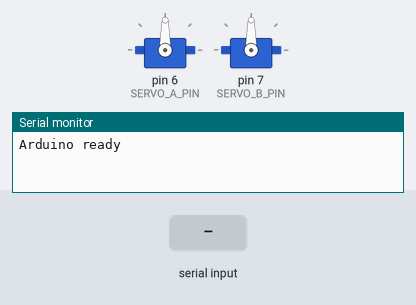
The sketch below on a simulated Arduino Uno, built with avr-gcc and run on an emulated ATmega328P. Shown: 2 × servo, the last lines printed to the serial monitor. Inputs (shaded band) come from the test bench.

Above: at 1.2 s.
1.3 s: "90,45\n" received over Serial
At 1.76 s:
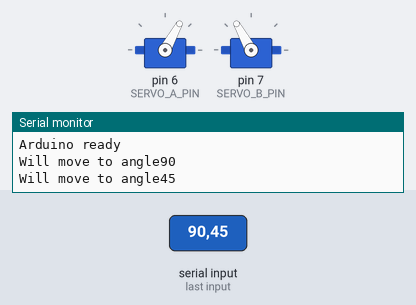
At 3.1 s:
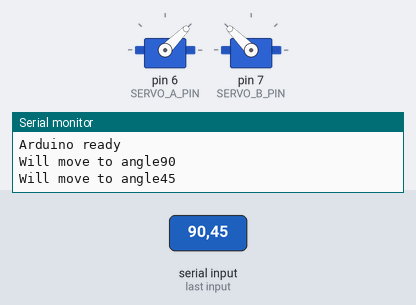
3.4 s: "30,150\n" received over Serial
6.4 s: "5\n" received over Serial
At 9.8 s:
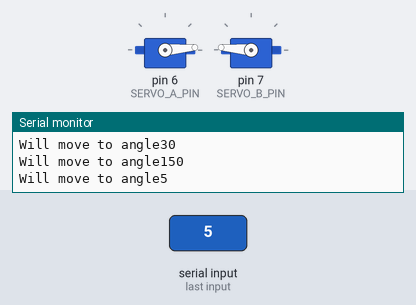
Timing chart, 0 to 11.3 s (numbered marks = the images above; inputs shaded):
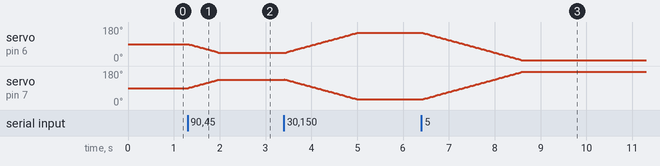

Measured:
- after the input at 1.3 s, servo on pin 6 (SERVO_A_PIN): moves from 90° to 45° over 0.66 s, starting at once; servo on pin 7 (SERVO_B_PIN): moves from 90° to 135° over 0.66 s, starting at once
- after the input at 6.4 s, servo on pin 6 (SERVO_A_PIN): moves from 150° to 5° over 2.2 s, starting at once; servo on pin 7 (SERVO_B_PIN): moves from 30° to 175° over 2.2 s, starting at once

The sketch:

dual_motor.ino
```cpp
#include <Servo.h>

#define SERVO_A_PIN 6
#define SERVO_B_PIN 7
#define STEP_INTERVAL 15
#define MIN_ANGLE 0
#define MAX_ANGLE 180

Servo servoA;
Servo servoB;

int currentA = 90;
int currentB = 90;
int targetA = 90;
int targetB = 90;

unsigned long lastStepTime = 0;
String inputLine = "";

int clampAngle(int a) {
  if (a < MIN_ANGLE) return MIN_ANGLE;
  if (a > MAX_ANGLE) return MAX_ANGLE;
  return a;
}

void setTargetAngle(int angle) {
  angle = clampAngle(angle);
  targetA = angle;
  targetB = 180 - angle;
}

void updateServos() {
  unsigned long now = millis();
  if (now - lastStepTime < STEP_INTERVAL) return;
  lastStepTime = now;

  if (currentA < targetA) currentA++;
  else if (currentA > targetA) currentA--;

  if (currentB < targetB) currentB++;
  else if (currentB > targetB) currentB--;

  servoA.write(currentA);
  servoB.write(currentB);
}

void setup() {
  Serial.begin(9600);

  servoA.attach(SERVO_A_PIN);
  servoB.attach(SERVO_B_PIN);

  servoA.write(currentA);
  servoB.write(currentB);

  Serial.println("Arduino ready");
}

void loop() {
  //Serial.print(mySerial.available());
  if (Serial.available()) {
    int angle = Serial.parseInt();

    Serial.print("Will move to angle");
    Serial.println(angle);

    if (angle >= 0 && angle <= 180) {
      setTargetAngle(angle);
    }

    while (Serial.available() > 0) {
      Serial.read();
    }
  }

  updateServos();
}
```
